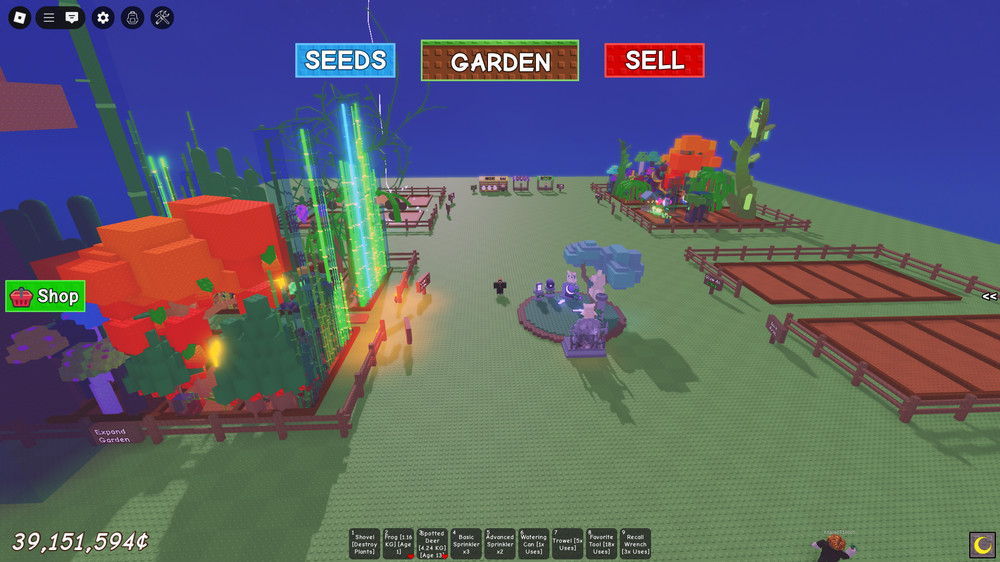
#> input picture images/RobloxScreenShot20250525_133332566.png, 1000 x 562 px, shrunk from 1920 x 1080 before the run
$ python main.py
#> lines starting #> are read from the running program, lines starting #| are printed output that depends on the picture; after the words box and inside, x2 and y2 are one past the last pixel; in counts of white or black regions, pixels touching at a corner belong together
import cv2
import numpy as np

img = cv2.imread("images/RobloxScreenShot20250525_133332566.png")
#> img is the input picture: shape (562, 1000, 3); mean B, G, R 106.9, 95.6, 92.4

new_img = np.zeros(img.shape, dtype='uint8')


img = cv2.cvtColor(img, cv2.COLOR_BGR2GRAY)
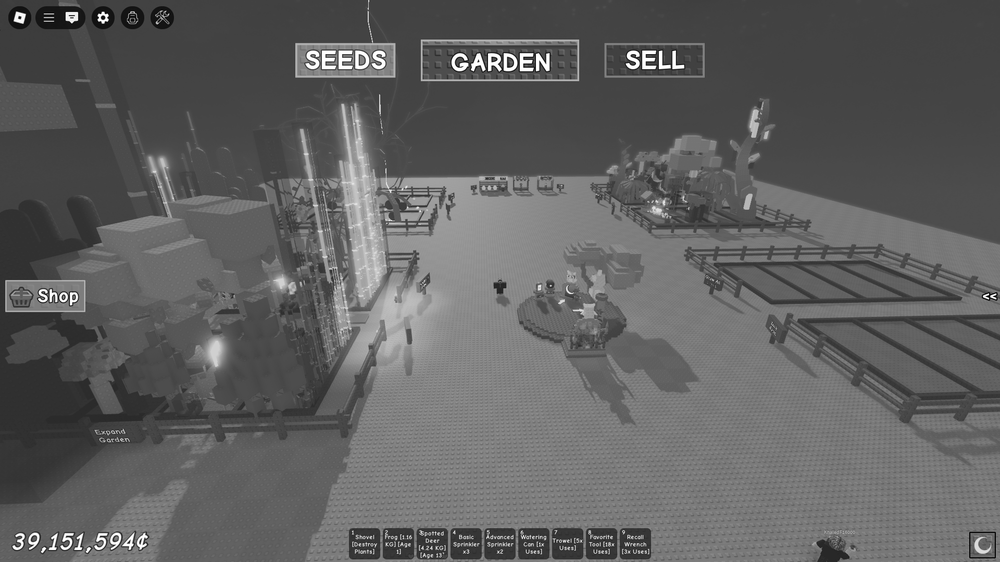
#> img: shape (562, 1000); min 0, max 255, mean 95.9
img = cv2.GaussianBlur(img, (5, 5), 0)

img = cv2.Canny(img, 100, 140)
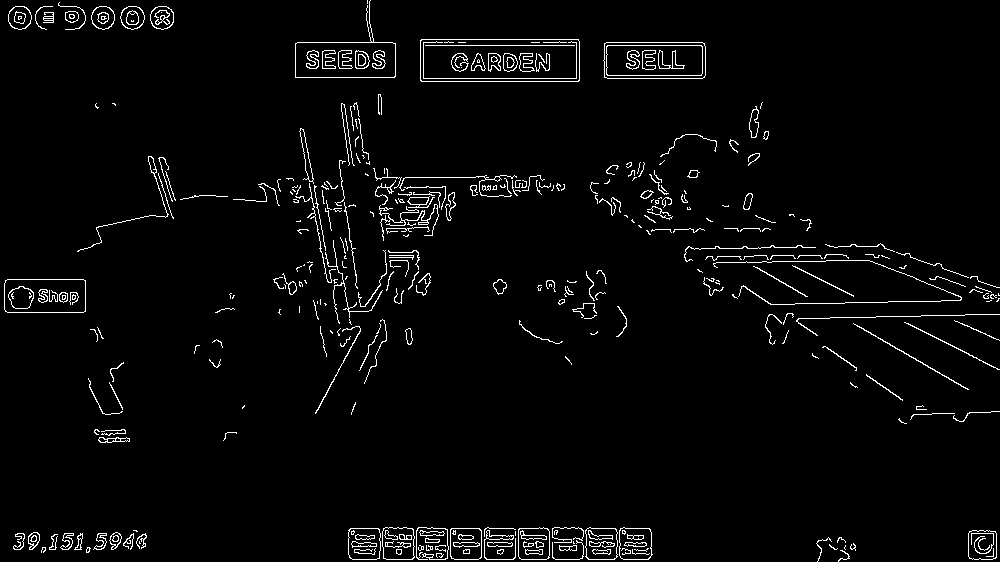
#> img: shape (562, 1000); 3% white in thin lines or dots

con, hir = cv2.findContours(img, cv2.RETR_LIST, cv2.CHAIN_APPROX_NONE)
#> con = 493 contours, 306 with area under 20; largest, box (x1, y1, x2, y2) and area: (420, 39, 580, 82) 6675, (420, 39, 580, 82) 6670, (603, 42, 706, 79) 3624, (603, 42, 706, 79) 3622, (295, 0, 396, 78) 3498; hir = 493 rows, first 6: [1, -1, -1, -1], [2, 0, -1, -1], [3, 1, -1, -1], [4, 2, -1, -1], [5, 3, -1, -1], [6, 4, -1, -1]

cv2.drawContours(new_img, con, -1, (124,98,55), 1)
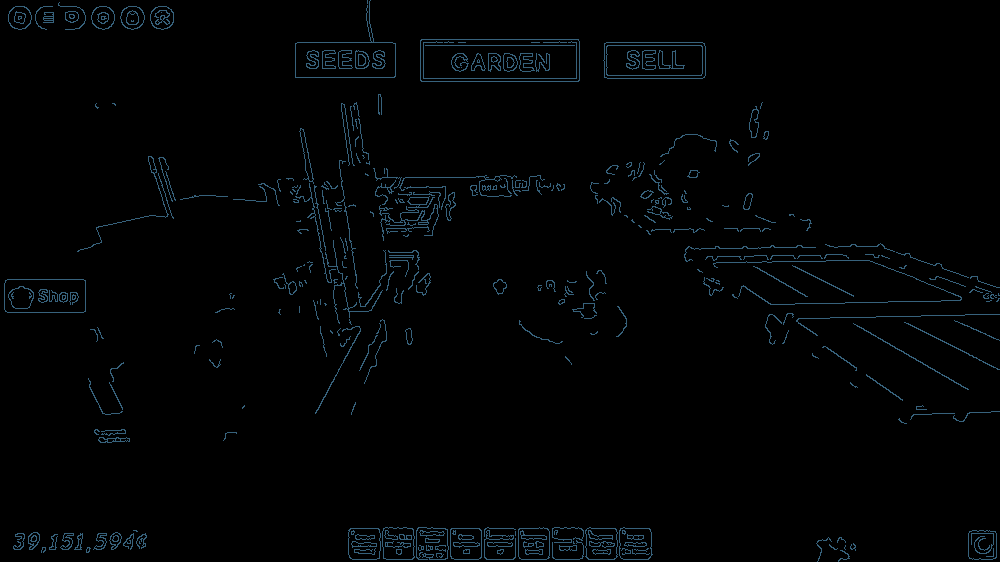
#> new_img: shape (562, 1000, 3); mean of channels 0, 1, 2 3.7, 2.9, 1.7; drawn as B, G, R


# [15 lines of commented-out code are left out]

cv2.imshow("Out", new_img)
cv2.waitKey(0)
# [10 lines of commented-out code are left out]
